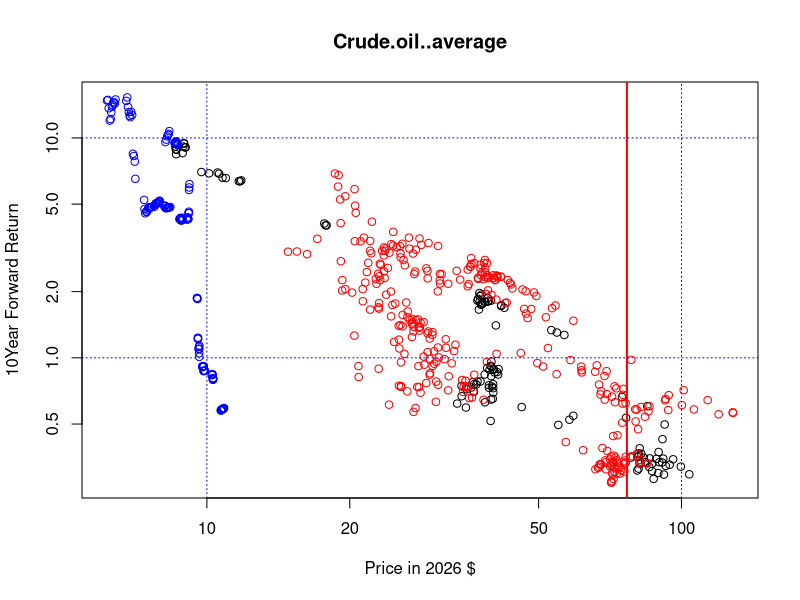
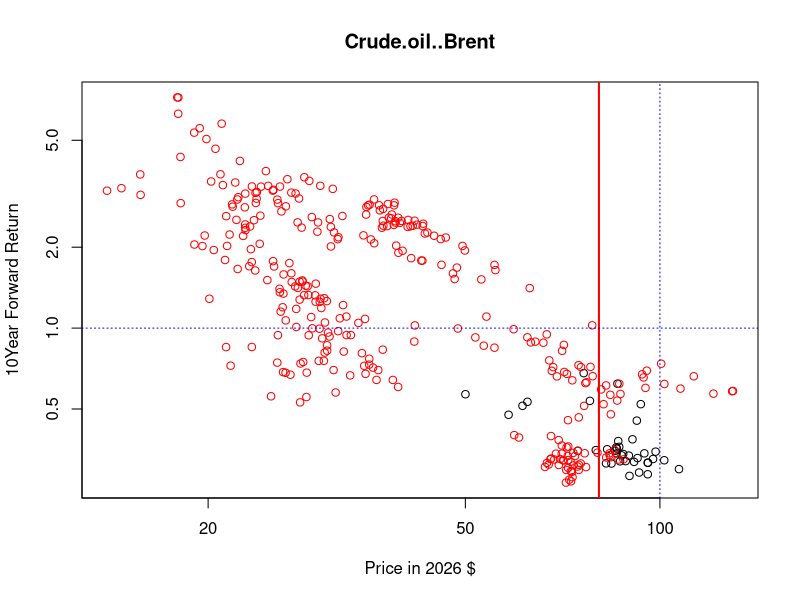
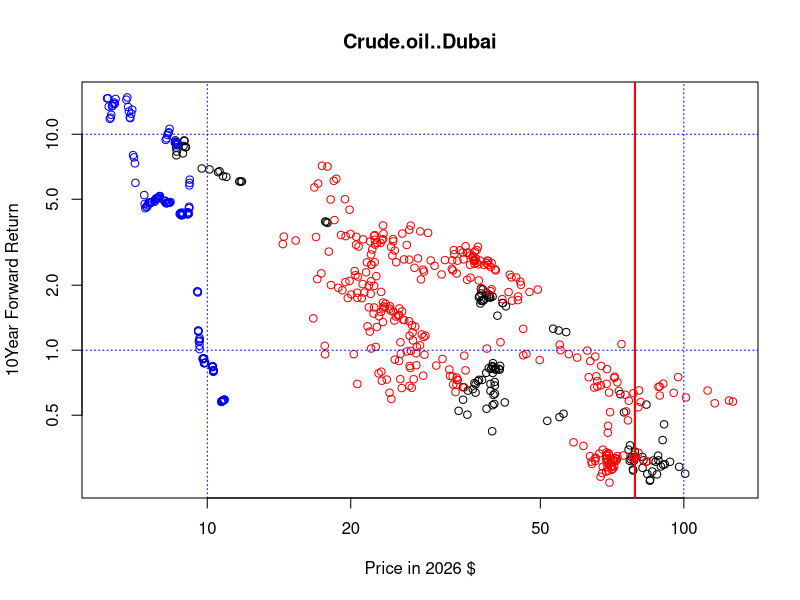
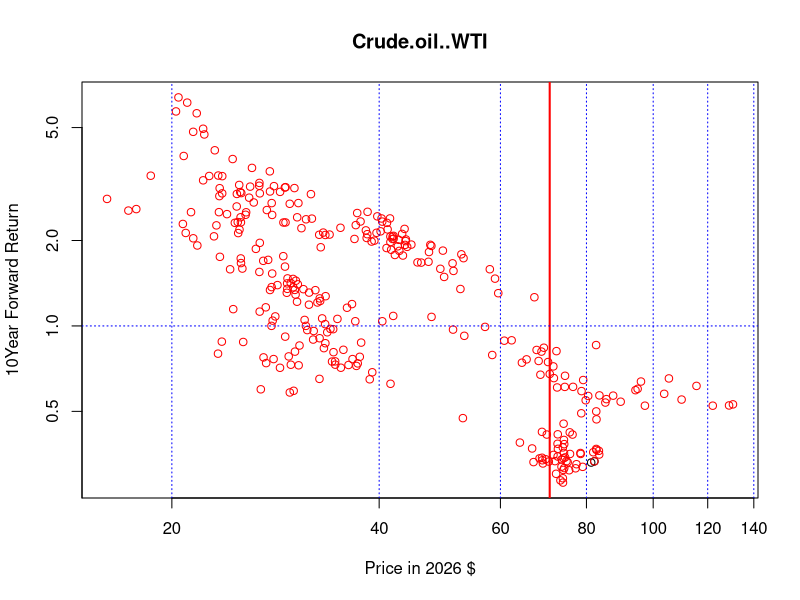
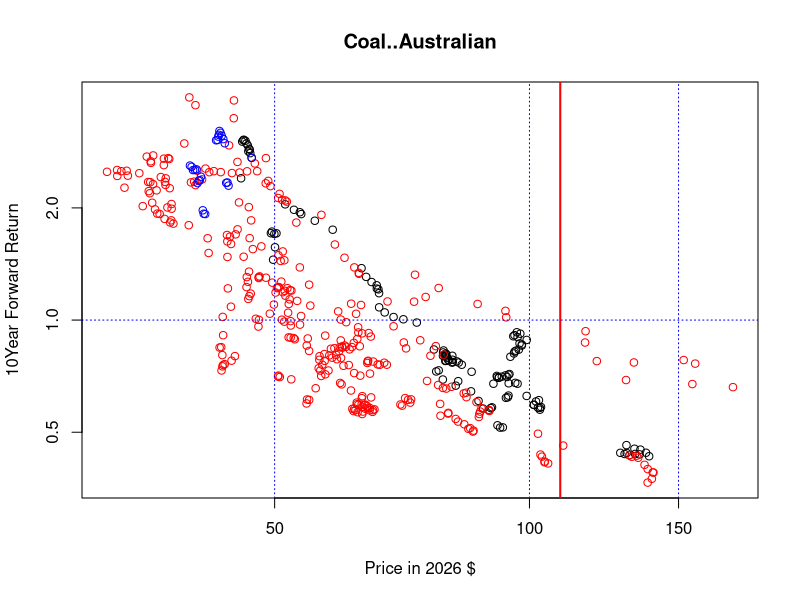
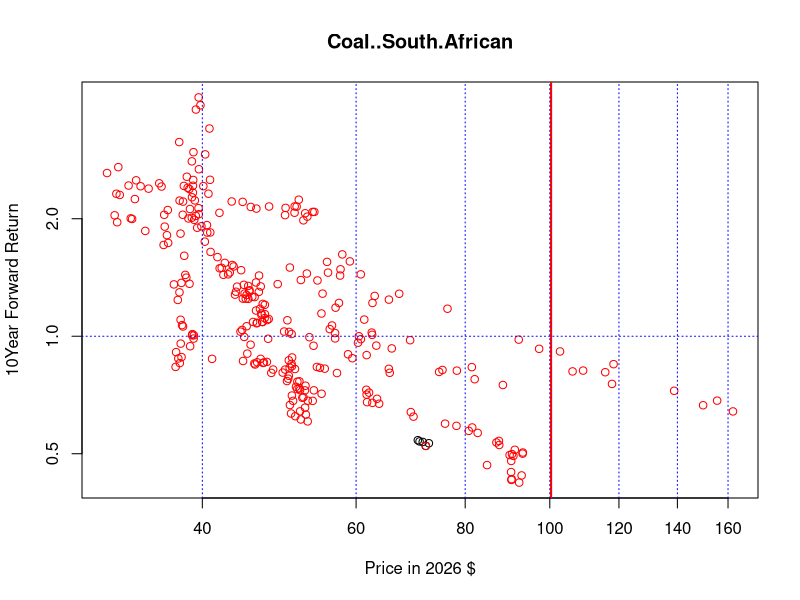
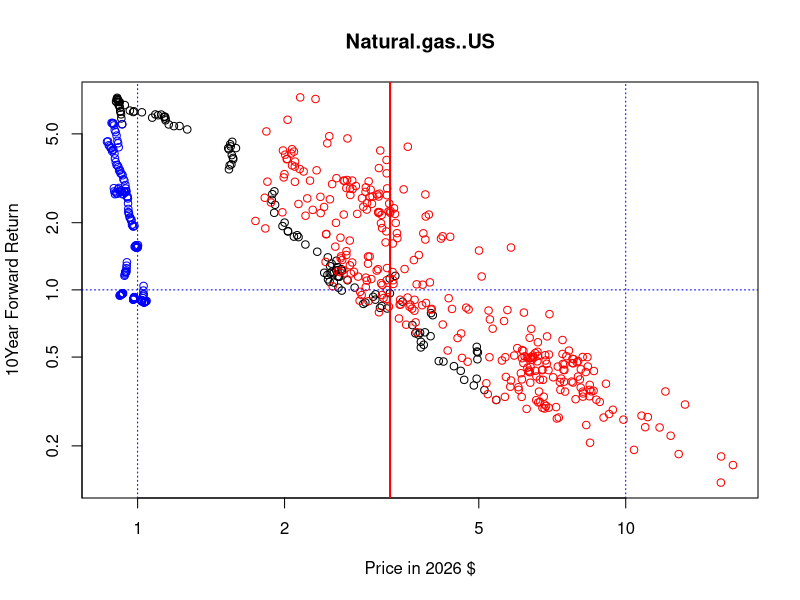
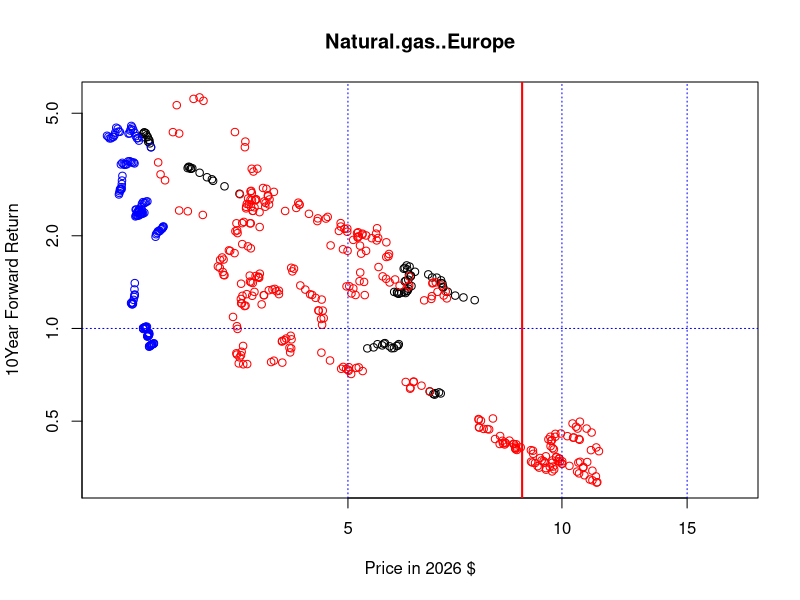

Source code (R) for these figures, in order:
## ---- chunk 1
library(xts)
# setwd("~/Google Drive/CommodityMeanReversion")
# data in in a gsheet, must output it to csv
#
timeLag <- 120

# read in the data from the csv file
x <- read.csv('WorldBankData.csv')

# replace '..' and '0.00' with NA
x[x=='..'] <- NA
x[x=='0.00'] <- NA

# create a date vector
#dateDum <- as.Date(x[,1])
dateDum=as.Date(x[,1], '%m/%d/%Y')
# take out the date column
x <- x[ ,-1 ]

# calculate the deflator
deflator <- x$usd / x$PCEPI * tail(x$PCEPI,1) / tail(x$usd,1)
## ---- chunk 2
# getting the plots

for ( i in 1:77) {
    if (is.na(tail(x[,i],1))) next
  series <- as.numeric( as.character(x[,i]) ) 
  com <- series * deflator
  XTScom <- xts(com,dateDum)
  XTScom <- na.omit(XTScom)
  blue = FALSE
  if ( index(head(XTScom,1)) < '1972-01-01' ) {
    blue = TRUE
    blueLen <- length(XTScom['/1972-01-01'])
}
com <- as.numeric(XTScom)

  du1 <- com[-(1:timeLag)]
  if ( timeLag >= length(com) ) next
  du2 <- com[1:(length(com)-timeLag)]
  ret <- du1 / du2
  title <- names(x[i])
  xTitle <- 'Price in 2017 $'
  xTitle <- paste('Price in', format(Sys.Date(), '%Y'), '$')
  xAxis  <- c(min(com), max(com))
  yAxis  <- c(min(ret), max(ret))
  yTitle <- paste( timeLag/12, 'Year Forward Return', sep='' )
  g=length(ret)
  if (g>320) br = g-320 else br=5
  if (blue == TRUE) {
    plot(ret[blueLen:br]~du2[blueLen:br], pch=1, main=title, log='xy'
         , xlab=xTitle, ylab=yTitle, xlim=xAxis, ylim=yAxis)
    points(ret[br:g] ~ du2[br:g], col='red')
    points(ret[1:blueLen] ~ du2[1:blueLen], col='blue')
}    
  if (blue == FALSE) {
    plot(ret[1:br]~du2[1:br], pch=1, main=title, log='xy'
         , xlab=xTitle, ylab=yTitle, xlim=xAxis, ylim=yAxis)
    points(ret[br:g] ~ du2[br:g], col='red')
}    
    
  abline( v = tail(com,1) , col='red',lwd=2 )
  grid(col='blue', lwd = 1, lty = 3)
  avg <- mean(com) ; std <- sd(com)
  numSD <- format( ( tail(com,1) - avg ) / std, digits = 3 )
  ddum <- 'over'
  if (numSD < 0.0) ddum <- 'under'
  print( paste( title, 'is', numSD, 'stnd devs', ddum, 'the average   '))
  
  regY  <- log(ret)
  regX1 <- log(du2)
  regX2 <-  seq(1:length(ret))
  regX3 <- regX2 * regX2
  regX4 <- regX3 * regX2
  OLSregression <- lm( regY ~ regX1 ) #+ regX2 + regX3 + regX4 )
   rr=data.frame(regX1=log(tail(series,1)) ) #, regX2=log(dim(x)[1]), regX3=log(dim(x)[1]^2)
       #          , regX4=log(dim(x)[1]^3) )
    currForecast <- predict(OLSregression,newdata = rr)
    currForecast <- format( exp(currForecast), digits = 3)
    print(paste('Current 10-year forecast =', currForecast))
}

